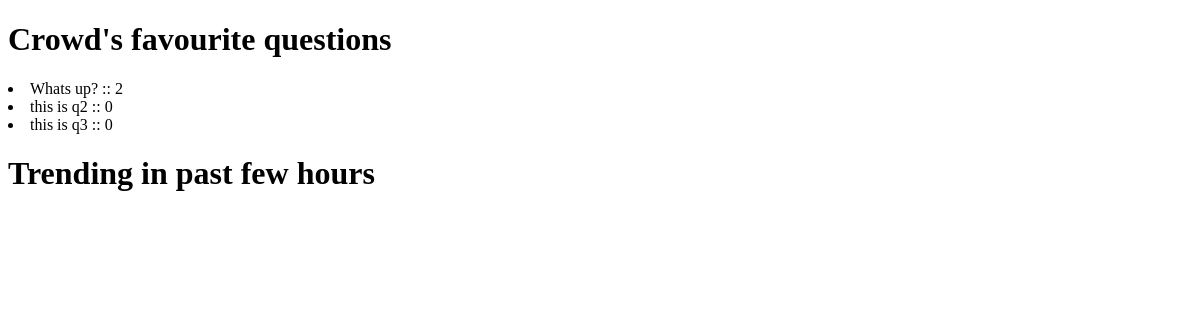
Before: /polls/trending/ with the older database file.
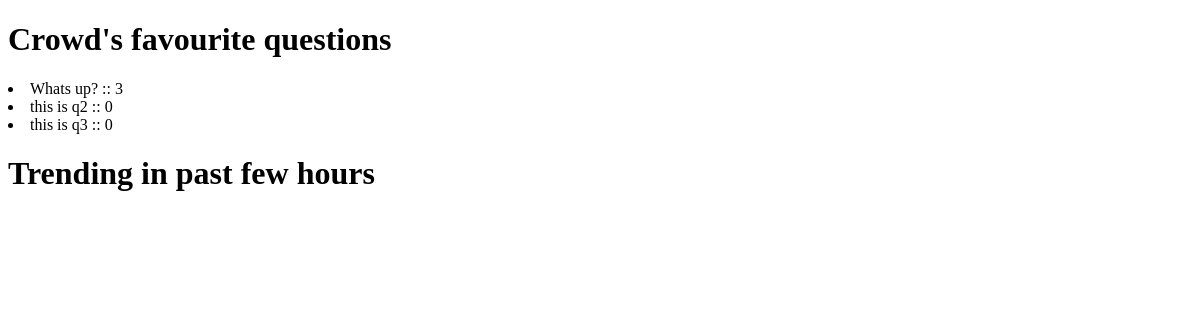
After: the same page with the newer database file.
### polls/models.py (models this page shows, shortened)
@python_2_unicode_compatible
class Question(models.Model):
	question = models.CharField(max_length=200)
	pub_date = models.DateTimeField('date published') #designate a human readable name
	total_responses = models.IntegerField(default=0)

### polls/views.py (the view)
def trending(request):
	trending_questions_list =  Question.objects.order_by('-total_responses')[:3]
	return render(request,'polls/trending.html',{'list' : trending_questions_list})

### polls/templates/polls/trending.html (shortened to what this page needs)
<!DOCTYPE html>
<html>
<head>
</head>
<body>
	<h1>Crowd's favourite questions</h1>
	{% for q in list.all %}
		<li>{{q.question}} :: {{q.total_responses}}</li>
	{% endfor %}
	<h1>Trending in past few hours</h1>
</body>
</html>

Changed rows visible on the page:
changed Question "Whats up?": total_responses "2" → "3"
